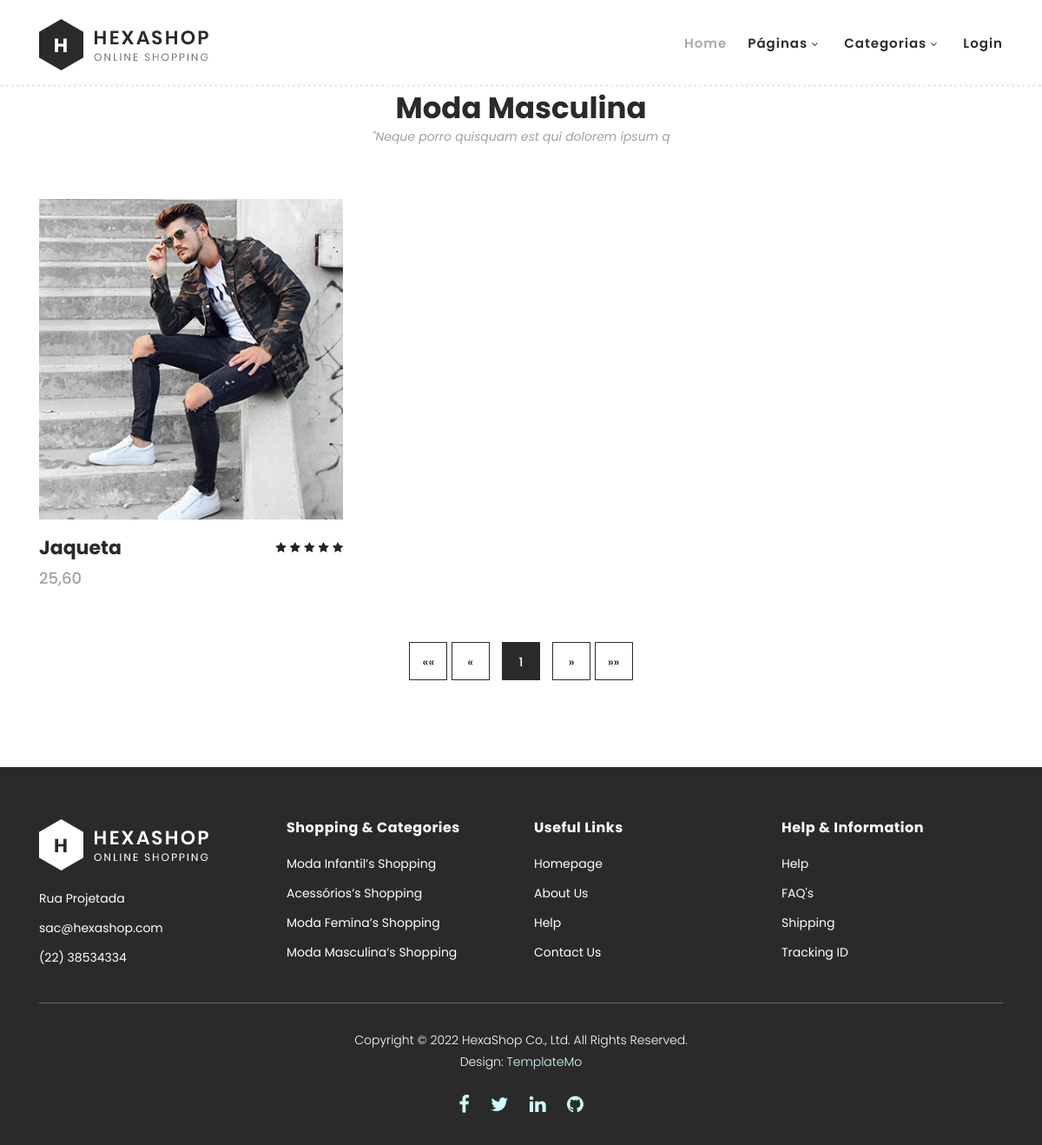
Page /category/2 on the committed database.
### core/models.py (models this page shows, shortened)
class Category(models.Model):
    category_name = models.CharField(max_length = 30, verbose_name='Categoria')
    category_description = models.CharField(max_length = 60, verbose_name='Descrição')
    category_breve = models.CharField(max_length = 45, blank=True, null=True, verbose_name='Descrição breve')
    category_image = models.ImageField(null=True, verbose_name='Imagem')
    class Meta:
        verbose_name= 'Categoria'
        verbose_name_plural = 'Categorias'
        ordering = ['category_name']

class ProductCategory(models.Model):
    product_id = models.ForeignKey("Product", on_delete=models.CASCADE)
    category_id = models.ForeignKey("Category", on_delete=models.CASCADE)
    class Meta:
        verbose_name= 'Categoria'
        verbose_name_plural = 'Categorias'

class Product(models.Model):
    product_name = models.CharField(max_length = 30, verbose_name='Produto')
    product_description = models.CharField(max_length = 60, verbose_name='Descrição')
    product_price = models.DecimalField(max_digits=7, decimal_places=2, verbose_name='Preço')
    product_status = models.BooleanField(verbose_name='Disponível')
    product_image = models.ImageField(null=True, verbose_name='Imagem')
    product_netweight = models.DecimalField(max_digits=7, decimal_places=2, verbose_name="Peso líquido (em Kg):")
    product_weight = models.DecimalField(max_digits=7, decimal_places=2, verbose_name="Peso bruto (em Kg):")
    product_height = models.DecimalField(max_digits=7, decimal_places=2, verbose_name="Altura (em cm):")
    product_width = models.DecimalField(max_digits=7, decimal_places=2, verbose_name="Largura (em cm):")
    product_length = models.DecimalField(max_digits=7, decimal_places=2, verbose_name="Profundidade (em cm):")
    class Meta:
        verbose_name= 'Produto'
        verbose_name_plural = 'Produtos'
        ordering = ['product_name']

### core/views.py (the view)
# urls.py: path("category/<int:pk>", views.category_view, name='category/'),
def category_view(request, pk):
    context = dados_nav(request)
    categoria = Category.objects.get(pk=pk)
    produtos_da_categoria = categoria.productcategory_set.all()
    paginator = Paginator(produtos_da_categoria, 12)  # 12 itens por página
    page = request.GET.get('page')
    try:
        itens_paginados = paginator.page(page)
    except PageNotAnInteger:
        itens_paginados = paginator.page(1)
    except EmptyPage:
        itens_paginados = paginator.page(paginator.num_pages)
    context.setdefault('categoria', categoria)
    context.setdefault('produtos', produtos_da_categoria)
    context.setdefault('itens_paginados', itens_paginados)
    return render(request,'products.html', context)

### core/views.py (called while the page is built)
def dados_nav(request):
    categorias = Category.objects.all()
    carrinho = request.session.get('cart', {})
    qtd_prod = 0
    if len(carrinho):
        for item in carrinho.values():
            qtd_prod += int(item['quantidade'])
    aux = []
    for i in categorias:
        aux.append(i)
    if aux:
        if len(aux) < 5:
            num = len(aux)
        else:
            num = 5
        rodape = sample(aux,num)
    else:
        rodape = []
    context = {'categorias': categorias,
               'qtd_prod': qtd_prod,
               'dados': dados,
               'rodape': rodape }
    return context

### core/templates/products.html (shortened to what this page needs)
{% extends "base.html" %}
{% load static %}
{% block content %}
    <section class="section" id="products">
        <div class="container">
            <div class="row pt-4">
                <div class="col-lg-12">
                    <div class="section-heading">
                        <h2>{{ categoria.category_name|safe }}</h2>
                        <span>{{ categoria.category_breve|safe }}</span>
                    </div>
                </div>
            </div>
        </div>
        <div class="container">
            <div class="row">
                {% for item in itens_paginados %}
                <div class="col-lg-4">
                    <div class="item">
                        <div class="thumb">
                            <img src="{{ item.product_id.product_image.url }}" alt="">
                        </div>
                        <div class="down-content">
                            <h4>{{ item.product_id.product_name }}</h4>
                            <span>{{ item.product_id.product_price|floatformat:2 }}</span>
                            <ul class="stars">
                                <li><i class="fa fa-star"></i></li>
                                <li><i class="fa fa-star"></i></li>
                                <li><i class="fa fa-star"></i></li>
                                <li><i class="fa fa-star"></i></li>
                                <li><i class="fa fa-star"></i></li>
                            </ul>
                        </div>
                    </div>
                </div>
                {% endfor %}
                <div class="col-lg-12">
                    <div class="pagination">
                            <ul>
                                <li>
                                    {% if itens_paginados.has_previous %}
                                        <a href="?page=1">&lt;&lt;</a>
                                        <a href="?page={{ itens_paginados.previous_page_number }}">&lt;</a>
                                    {% else %}
                                        <a>&laquo;&laquo;</a>
                                        <a >&laquo;</a>
                                    {% endif %}
                                </li>
                                {% for page_num in itens_paginados.paginator.page_range %}
                                <li class="{% if itens_paginados.number == page_num %}active{% endif %}">
                                    <a href="?page={{ page_num }}">{{ page_num }}</a>
                                </li>
                                {% endfor %}
                                <li>
                                    {% if itens_paginados.has_next %}
                                        <a href="?page={{ itens_paginados.next_page_number }}">&gt;</a>
                                        <a href="?page={{ itens_paginados.paginator.num_pages }}">&gt;&gt;</a>
                                    {% else %}
                                        <a>&raquo;</a>
                                        <a >&raquo;&raquo;</a>
                                    {% endif %}
                                </li>
                            </ul>
                    </div>
                </div>
            </div>
        </div>
    </section>
 {% endblock content %}

### core/templates/base.html (shortened to what this page needs)
<!DOCTYPE html>
<html lang="en">
  <head>
    {% load static %}
    <link rel="stylesheet" type="text/css" href="{% static 'css/bootstrap.min.css' %}">
    <link rel="stylesheet" type="text/css" href="{% static 'css/font-awesome.css' %}">
    <link rel="stylesheet" href="{% static 'css/templatemo-hexashop.css' %}">
    <link rel="stylesheet" href="{% static 'css/owl-carousel.css' %}">
    <link rel="stylesheet" href="{% static 'css/lightbox.css' %}">
    </head>
    <body>
    <header class="header-area header-sticky">
        <div class="container">
            <div class="row">
                <div class="col-12">
                    <nav class="main-nav">
                        <a href="/" class="logo">
                            <img src="{% static 'images/logo.png' %}">
                        </a>
                        <ul class="nav">
                            <li class="scroll-to-section"><a href="/#top" class="active">Home</a></li>
                            <li class="submenu">
                                <a href="javascript:;">Páginas</a>
                            </li>
                            <li class="submenu">
                                <a href="javascript:;">Categorias</a>
                            </li>
                            {% if user.is_authenticated %}
                              <li class="scroll-to-section"><a href="{% url 'logout/' %}">Sair</a></li>
                            {% else %}
                              <li><a href="../login">Login</a></li>
                            {% endif %}
                        </ul>
                    </nav>
                </div>
            </div>
        </div>
    </header>
    {% block content %}
    {% endblock content %}
        <footer>
          <div class="container">
              <div class="row">
                  <div class="col-lg-3">
                      <div class="first-item">
                          <div class="logo">
                              <img src="{% static 'images/white-logo.png' %}" alt="hexashop ecommerce templatemo">
                          </div>
                          <ul>
                              <li><a href="#">{{ dados.loja_end }}</a></li>
                              <li><a href="mailto:someone@example.com">{{ dados.loja_email }}</a></li>
                              <li><a href="#">{{ dados.loja_tel }}</a></li>
                          </ul>
                      </div>
                  </div>
                  <div class="col-lg-3">
                      <h4>Shopping &amp; Categories</h4>
                      <ul>
                        {% for r in rodape %}
                          <li><a href="../category/{{ r.id|safe }}">{{r.category_name|safe}}’s Shopping</a></li>
                        {% endfor %}
                      </ul>
                  </div>
                  <div class="col-lg-3">
                      <h4>Useful Links</h4>
                      <ul>
                          <li><a href="/">Homepage</a></li>
                          <li><a href="#">About Us</a></li>
                          <li><a href="#">Help</a></li>
                          <li><a href="#">Contact Us</a></li>
                      </ul>
                  </div>
                  <div class="col-lg-3">
                      <h4>Help &amp; Information</h4>
                      <ul>
                          <li><a href="#">Help</a></li>
                          <li><a href="#">FAQ's</a></li>
                          <li><a href="#">Shipping</a></li>
                          <li><a href="#">Tracking ID</a></li>
                      </ul>
                  </div>
                  <div class="col-lg-12">
                      <div class="under-footer">
                          <p>Copyright © 2022 HexaShop Co., Ltd. All Rights Reserved.
                          <br>Design: <a href="https://templatemo.com/tm-571-hexashop" target="_parent" title="free css templates">TemplateMo</a></p>
                          <ul>
                              <li><a href="#"><i class="fa fa-facebook"></i></a></li>
                              <li><a href="#"><i class="fa fa-twitter"></i></a></li>
                              <li><a href="http://www.linkedin.com/in/allan-da-silva-borges"><i class="fa fa-linkedin"></i></a></li>
                              <li><a href="https://github.com/AllanSBorges"><i class="fa fa-github"></i></a></li>
                          </ul>
                      </div>
                  </div>
              </div>
          </div>
      </footer>
  </body>
</html>

### rows in the picture
Category: category_name "Moda Masculina", category_breve "\"Neque porro quisquam est qui dolorem ipsum q"
ProductCategory: product_id.product_image (picture), product_id.product_name "Jaqueta", product_id.product_price "25,60"
Category: category_name "Moda Infantil"
Category: category_name "Acessórios"
Category: category_name "Moda Femina"

### other values in the picture
{{ page_num }} "1"
{{ dados.loja_end }} "Rua Projetada"
{{ dados.loja_email }} "sac@hexashop.com"
{{ dados.loja_tel }} "(22) 38534334"
